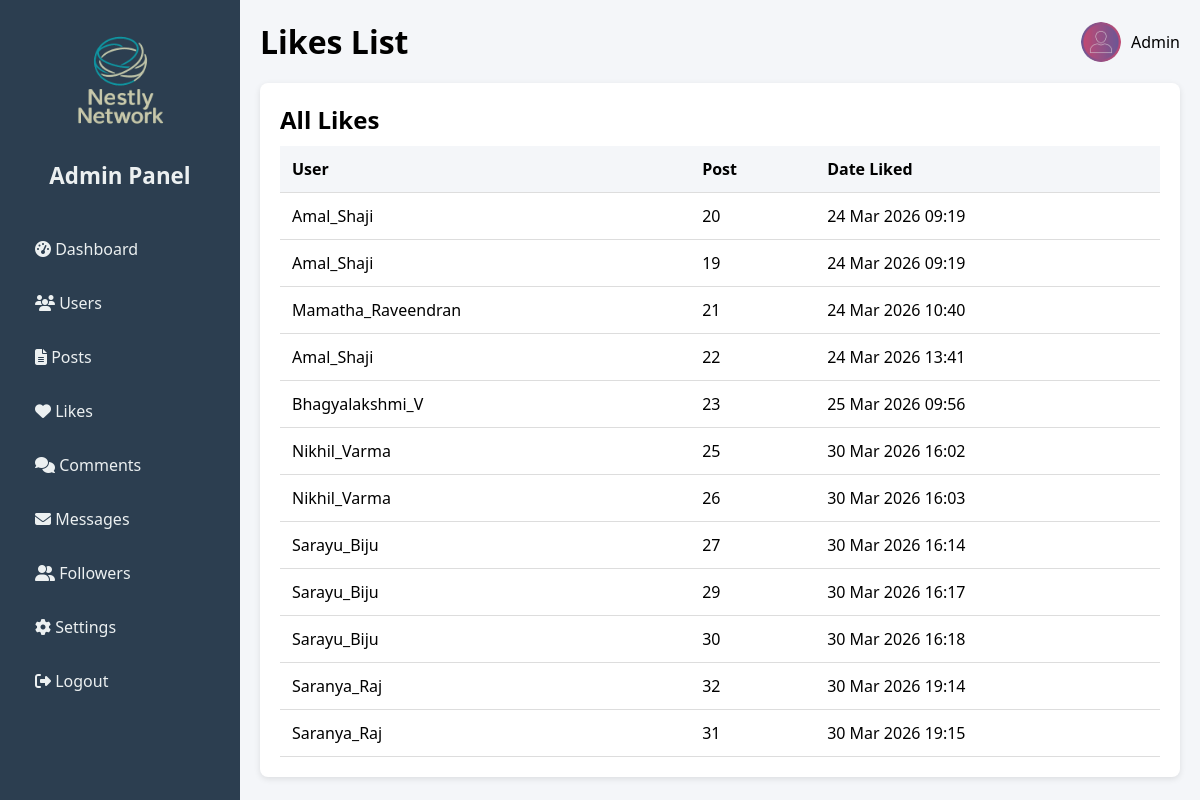
/likes/, run on the app's committed database.
### core/models.py (models this page shows, shortened)
class Like(models.Model):
    user = models.ForeignKey(User, on_delete=models.CASCADE)
    post = models.ForeignKey(Post, on_delete=models.CASCADE, related_name="likes")
    created_at = models.DateTimeField(auto_now_add=True)
    class Meta:
        unique_together = ("user", "post")

class Post(models.Model):
    author = models.ForeignKey(User, on_delete=models.CASCADE)
    content = models.TextField(blank=True)
    image = models.ImageField(upload_to='posts/', blank=True, null=True)
    video = models.FileField(upload_to='posts/', blank=True, null=True)
    created_at = models.DateTimeField(auto_now_add=True)

### core/views.py (the view)
# urls.py: path("likes/", views.likes_list, name="likes_list"),
def likes_list(request):
    likes = Like.objects.all()
    return render(request, "core/likes_list.html", {"likes": likes})

### Social_media/core/templates/core/likes_list.html (shortened to what this page needs)
{% load static %}
<!DOCTYPE html>
<html lang="en">
<head>
  <link rel="stylesheet" href="{% static 'core/css/admin.css' %}">
  <link rel="stylesheet" href="https://cdnjs.cloudflare.com/ajax/libs/font-awesome/6.5.0/css/all.min.css">
</head>
<body>
  <div class="sidebar">
    <img src="{% static 'core/images/logo.png' %}" alt="Logo" class="brand-logo">
    <h2>Admin Panel</h2>
    <ul>
      <li><a href="{% url 'admin_dashboard' %}"><i class="fas fa-tachometer-alt"></i> Dashboard</a></li>
      <li><a href="{% url 'users_list' %}"><i class="fas fa-users"></i> Users</a></li>
      <li><a href="{% url 'posts_list' %}"><i class="fas fa-file-alt"></i> Posts</a></li>
      <li><a href="{% url 'likes_list' %}" class="active"><i class="fas fa-heart"></i> Likes</a></li>
      <li><a href="{% url 'comments_list' %}"><i class="fas fa-comments"></i> Comments</a></li>
      <li><a href="{% url 'messages_list' %}"><i class="fas fa-envelope"></i> Messages</a></li>
      <li><a href="{% url 'followers_list' %}"><i class="fas fa-user-friends"></i> Followers</a></li>
      <li><a href="{% url 'admin_settings' %}"><i class="fas fa-cog"></i> Settings</a></li>
      <li><a href="#" class="logout" onclick="confirmLogout()"><i class="fas fa-sign-out-alt"></i> Logout</a></li>
    </ul>
  </div>
  <div class="main-content">
    <header>
      <h1>Likes List</h1>
      <div class="profile">
        <img src="{% static 'core/images/admin.jpg' %}" alt="Admin img">
        <span>Admin</span>
      </div>
    </header>
    <section class="table-section">
      <h2>All Likes</h2>
      <table>
        <thead>
          <tr>
            <th>User</th>
            <th>Post</th>
            <th>Date Liked</th>
          </tr>
        </thead>
        <tbody>
          {% for like in likes %}
          <tr>
            <td>{{ like.user.username }}</td>
            <td>{{ like.post.id }}</td>
            <td>{{ like.created_at|date:"d M Y H:i" }}</td>
          </tr>
          {% empty %}
          <tr><td colspan="3">No likes found.</td></tr>
          {% endfor %}
        </tbody>
      </table>
    </section>
  </div>
</body>
</html>

### core/static/core/css/admin.css (style rules this page uses)
* { margin: 0; padding: 0; box-sizing: border-box; font-family: "Segoe UI", sans-serif; }
body { display: flex; min-height: 100vh; background: #f4f6f9; }
.sidebar { width: 240px; background: #2c3e50; color: #fff; padding: 20px; min-height: 100vh; display: flex; flex-direction: column; align-items: center; }
.sidebar .brand-logo { width: 120px; height: auto; margin-bottom: 20px; }
.sidebar h2 { font-size: 1.4rem; margin-bottom: 25px; text-align: center; color: #ecf0f1; }
.sidebar ul { list-style: none; width: 100%; padding: 0; }
.sidebar ul li { margin: 12px 0; }
.sidebar ul li a { display: block; padding: 10px 15px; color: #ecf0f1; text-decoration: none; border-radius: 6px; transition: background 0.3s, color 0.3s; }
.main-content { flex: 1; padding: 20px; }
header { display: flex; justify-content: space-between; align-items: center; margin-bottom: 20px; }
header .profile { display: flex; align-items: center; }
header .profile img { width: 40px; height: 40px; border-radius: 50%; margin-right: 10px; }
.table-section { background: #fff; padding: 20px; border-radius: 8px; box-shadow: 0 2px 6px rgba(0,0,0,0.1); }
table { width: 100%; border-collapse: collapse; margin-top: 10px; }
table th, table td { padding: 12px; border-bottom: 1px solid #ddd; text-align: left; }
table th { background: #f4f6f9; }

### data on the page
Like: user.username "Amal_Shaji", post.id "20", created_at "24 Mar 2026 09:19"
Like: user.username "Amal_Shaji", post.id "19", created_at "24 Mar 2026 09:19"
Like: user.username "Mamatha_Raveendran", post.id "21", created_at "24 Mar 2026 10:40"
Like: user.username "Amal_Shaji", post.id "22", created_at "24 Mar 2026 13:41"
Like: user.username "Bhagyalakshmi_V", post.id "23", created_at "25 Mar 2026 09:56"
Like: user.username "Nikhil_Varma", post.id "25", created_at "30 Mar 2026 16:02"
Like: user.username "Nikhil_Varma", post.id "26", created_at "30 Mar 2026 16:03"
Like: user.username "Sarayu_Biju", post.id "27", created_at "30 Mar 2026 16:14"
Like: user.username "Sarayu_Biju", post.id "29", created_at "30 Mar 2026 16:17"
Like: user.username "Sarayu_Biju", post.id "30", created_at "30 Mar 2026 16:18"
Like: user.username "Saranya_Raj", post.id "32", created_at "30 Mar 2026 19:14"
Like: user.username "Saranya_Raj", post.id "31", created_at "30 Mar 2026 19:15"
